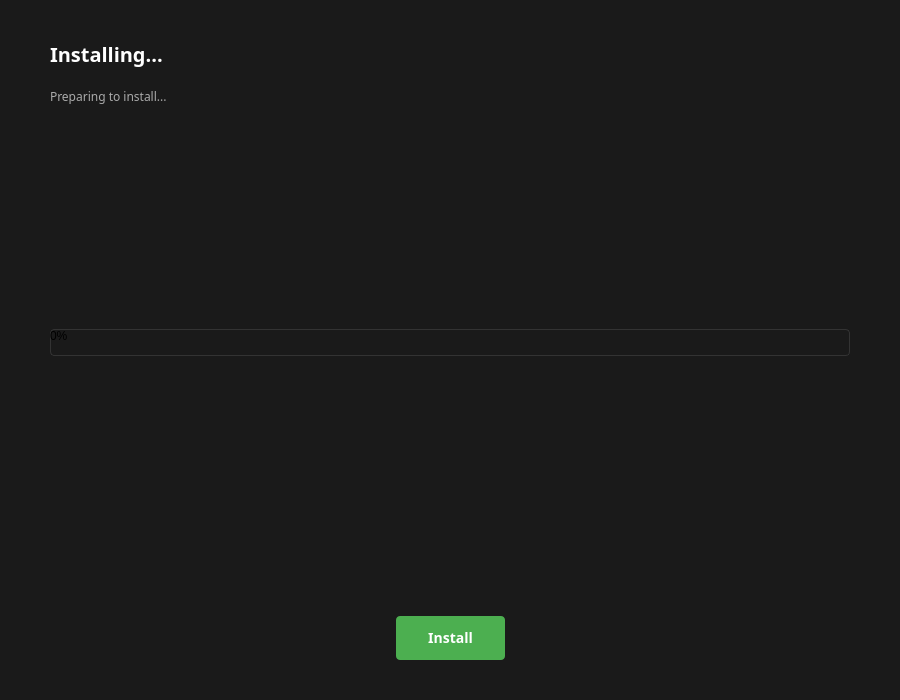
<?xml version="1.0" encoding="UTF-8"?>
<ui version="4.0">
 <class>InstallPage</class>
 <widget class="QWidget" name="InstallPage">
  <property name="geometry">
   <rect>
    <x>0</x>
    <y>0</y>
    <width>900</width>
    <height>700</height>
   </rect>
  </property>
  <property name="windowTitle">
   <string>Installing</string>
  </property>
  <property name="styleSheet">
   <string notr="true">QWidget {
    background-color: #1a1a1a;
}</string>
  </property>
  <layout class="QVBoxLayout" name="verticalLayout">
   <property name="spacing">
    <number>20</number>
   </property>
   <property name="leftMargin">
    <number>50</number>
   </property>
   <property name="topMargin">
    <number>40</number>
   </property>
   <property name="rightMargin">
    <number>50</number>
   </property>
   <property name="bottomMargin">
    <number>40</number>
   </property>
   <item>
    <widget class="QLabel" name="titleLabel">
     <property name="text">
      <string>Installing...</string>
     </property>
     <property name="styleSheet">
      <string notr="true">font-size: 20px;
font-weight: 600;
color: #ffffff;
font-family: Rubik;</string>
     </property>
    </widget>
   </item>
   <item>
    <widget class="QLabel" name="statusLabel">
     <property name="text">
      <string>Preparing to install...</string>
     </property>
     <property name="wordWrap">
      <bool>true</bool>
     </property>
     <property name="styleSheet">
      <string notr="true">color: #aaaaaa;
font-family: Rubik;</string>
     </property>
    </widget>
   </item>
   <item>
    <spacer name="verticalSpacer">
     <property name="orientation">
      <enum>Qt::Vertical</enum>
     </property>
     <property name="sizeHint" stdset="0">
      <size>
       <width>20</width>
       <height>20</height>
      </size>
     </property>
    </spacer>
   </item>
   <item>
    <widget class="QProgressBar" name="progressBar">
     <property name="minimum">
      <number>0</number>
     </property>
     <property name="maximum">
      <number>100</number>
     </property>
     <property name="value">
      <number>0</number>
     </property>
     <property name="styleSheet">
      <string notr="true">QProgressBar {
    border: 1px solid #333333;
    border-radius: 4px;
    background-color: #1a1a1a;
    height: 25px;
}
QProgressBar::chunk {
    background-color: #4CAF50;
    border-radius: 3px;
}</string>
     </property>
    </widget>
   </item>
   <item>
    <widget class="QLabel" name="fileProgressLabel">
     <property name="text">
      <string/>
     </property>
     <property name="styleSheet">
      <string notr="true">color: #888888;
font-family: Rubik;</string>
     </property>
    </widget>
   </item>
   <item>
    <spacer name="verticalSpacer_2">
     <property name="orientation">
      <enum>Qt::Vertical</enum>
     </property>
     <property name="sizeHint" stdset="0">
      <size>
       <width>20</width>
       <height>40</height>
      </size>
     </property>
    </spacer>
   </item>
   <item>
    <layout class="QHBoxLayout" name="horizontalLayout">
     <item>
      <spacer name="horizontalSpacer">
       <property name="orientation">
        <enum>Qt::Horizontal</enum>
       </property>
       <property name="sizeHint" stdset="0">
        <size>
         <width>40</width>
         <height>20</height>
        </size>
       </property>
      </spacer>
     </item>
     <item>
      <widget class="QPushButton" name="installBtn">
       <property name="text">
        <string>Install</string>
       </property>
       <property name="styleSheet">
        <string notr="true">QPushButton {
    background-color: #4CAF50;
    color: #ffffff;
    padding: 12px 32px;
    border-radius: 4px;
    font-weight: bold;
    font-size: 14px;
    font-family: Rubik;
}
QPushButton:hover {
    background-color: #45a049;
}</string>
       </property>
      </widget>
     </item>
     <item>
      <spacer name="horizontalSpacer_2">
       <property name="orientation">
        <enum>Qt::Horizontal</enum>
       </property>
       <property name="sizeHint" stdset="0">
        <size>
         <width>40</width>
         <height>20</height>
        </size>
       </property>
      </spacer>
     </item>
    </layout>
   </item>
  </layout>
 </widget>
 <resources/>
 <connections/>
</ui>
